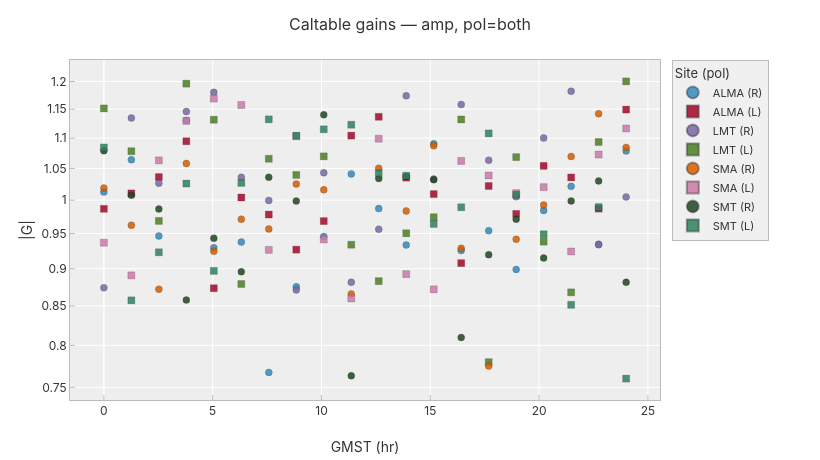

Here is the notebook cell this chart was saved with:
### Markdown cell above
## `plot_gains` — needs a Caltable

`sample.uvfits` has no caltable attached, so we synthesise a tiny fake one. For a real demo, replace this with a Caltable from `self_cal(obs, im, caltable=True)`.

`pol='both'` draws R and L as separate traces per site — R uses circles, L uses squares, so they stay separable even within the same colour.

### Code cell
import numpy as np
from ehtim.caltable import Caltable

eht = eh.array.load_txt('../arrays/EHT2017.txt')
demo_sites = ['ALMA', 'LMT', 'SMA', 'SMT']
rng = np.random.default_rng(0)
times = np.linspace(0.0, 24.0, 20)
datadict = {
    s: np.array(
        [(t, 1.0 + 0.1*rng.standard_normal() + 0j,
              1.0 + 0.1*rng.standard_normal() + 0j) for t in times],
        dtype=[('time','f8'),('rscale','c16'),('lscale','c16')]
    ) for s in demo_sites
}
ct = Caltable(ra=0.0, dec=0.0, rf=230e9, bw=4e9, datadict=datadict,
              tarr=eht.tarr, source='demo', mjd=58000, timetype='GMST')

interactive.plot_gains(ct, sites='all', gain_type='amp', pol='both', show=False)

### Figure 1 — Plotly figure (JSON) as saved in the notebook; plotly's stock layout.template omitted (floating-point values rounded to 4 significant figures)
{"data": [{"customdata": [["ALMA", "R", 1.013, 0], ["ALMA", "R", 1.064, 0], ["ALMA", "R", 0.9464, 0], ["ALMA", "R", 1.13, 0], ["ALMA", "R", 0.9296, 0], ["ALMA", "R", 0.9377, 0], ["ALMA", "R", 0.7675, 0], ["ALMA", "R", 0.8754, 0], ["ALMA", "R", 0.9456, 0], ["ALMA", "R", 1.041, 0], ["ALMA", "R", 0.9871, 0], ["ALMA", "R", 0.9335, 0], ["ALMA", "R", 1.09, 0], ["ALMA", "R", 0.9257, 0], ["ALMA", "R", 0.9542, 0], ["ALMA", "R", 0.899, 0], ["ALMA", "R", 0.9841, 0], ["ALMA", "R", 1.021, 0], ["ALMA", "R", 0.9346, 0], ["ALMA", "R", 1.078, 0]], "hovertemplate": "<b>%{customdata[0]} (%{customdata[1]})</b><br>GMST: %{x:.3f} hr<br>amp: %{y:.4g}<br>Re/Im: %{customdata[2]:.3g} + %{customdata[3]:.3g}i<extra></extra>", "marker": {"line": {"color": "rgba(0,0,0,0.4)", "width": 0.5}, "opacity": 0.85, "size": 7, "symbol": "circle"}, "mode": "markers", "name": "ALMA (R)", "type": "scatter", "x": [0.0, 1.263, 2.526, 3.789, 5.053, 6.316, 7.579, 8.842, 10.11, 11.37, 12.63, 13.89, 15.16, 16.42, 17.68, 18.95, 20.21, 21.47, 22.74, 24.0], "y": [1.013, 1.064, 0.9464, 1.13, 0.9296, 0.9377, 0.7675, 0.8754, 0.9456, 1.041, 0.9871, 0.9335, 1.09, 0.9257, 0.9542, 0.899, 0.9841, 1.021, 0.9346, 1.078]}, {"customdata": [["ALMA", "L", 0.9868, 0], ["ALMA", "L", 1.01, 0], ["ALMA", "L", 1.036, 0], ["ALMA", "L", 1.095, 0], ["ALMA", "L", 0.8735, 0], ["ALMA", "L", 1.004, 0], ["ALMA", "L", 0.9781, 0], ["ALMA", "L", 0.9268, 0], ["ALMA", "L", 0.9684, 0], ["ALMA", "L", 1.104, 0], ["ALMA", "L", 1.137, 0], ["ALMA", "L", 1.035, 0], ["ALMA", "L", 1.009, 0], ["ALMA", "L", 0.9078, 0], ["ALMA", "L", 1.022, 0], ["ALMA", "L", 0.9791, 0], ["ALMA", "L", 1.054, 0], ["ALMA", "L", 1.036, 0], ["ALMA", "L", 0.987, 0], ["ALMA", "L", 1.149, 0]], "hovertemplate": "<b>%{customdata[0]} (%{customdata[1]})</b><br>GMST: %{x:.3f} hr<br>amp: %{y:.4g}<br>Re/Im: %{customdata[2]:.3g} + %{customdata[3]:.3g}i<extra></extra>", "marker": {"line": {"color": "rgba(0,0,0,0.4)", "width": 0.5}, "opacity": 0.85, "size": 7, "symbol": "square"}, "mode": "markers", "name": "ALMA (L)", "type": "scatter", "x": [0.0, 1.263, 2.526, 3.789, 5.053, 6.316, 7.579, 8.842, 10.11, 11.37, 12.63, 13.89, 15.16, 16.42, 17.68, 18.95, 20.21, 21.47, 22.74, 24.0], "y": [0.9868, 1.01, 1.036, 1.095, 0.8735, 1.004, 0.9781, 0.9268, 0.9684, 1.104, 1.137, 1.035, 1.009, 0.9078, 1.022, 0.9791, 1.054, 1.036, 0.987, 1.149]}, {"customdata": [["LMT", "R", 0.8741, 0], ["LMT", "R", 1.135, 0], ["LMT", "R", 1.026, 0], ["LMT", "R", 1.146, 0], ["LMT", "R", 1.18, 0], ["LMT", "R", 1.036, 0], ["LMT", "R", 0.9996, 0], ["LMT", "R", 0.8712, 0], ["LMT", "R", 1.043, 0], ["LMT", "R", 0.8816, 0], ["LMT", "R", 0.9564, 0], ["LMT", "R", 1.174, 0], ["LMT", "R", 1.033, 0], ["LMT", "R", 1.158, 0], ["LMT", "R", 1.063, 0], ["LMT", "R", 1.005, 0], ["LMT", "R", 1.1, 0], ["LMT", "R", 1.182, 0], ["LMT", "R", 0.9338, 0], ["LMT", "R", 1.005, 0]], "hovertemplate": "<b>%{customdata[0]} (%{customdata[1]})</b><br>GMST: %{x:.3f} hr<br>amp: %{y:.4g}<br>Re/Im: %{customdata[2]:.3g} + %{customdata[3]:.3g}i<extra></extra>", "marker": {"line": {"color": "rgba(0,0,0,0.4)", "width": 0.5}, "opacity": 0.85, "size": 7, "symbol": "circle"}, "mode": "markers", "name": "LMT (R)", "type": "scatter", "x": [0.0, 1.263, 2.526, 3.789, 5.053, 6.316, 7.579, 8.842, 10.11, 11.37, 12.63, 13.89, 15.16, 16.42, 17.68, 18.95, 20.21, 21.47, 22.74, 24.0], "y": [0.8741, 1.135, 1.026, 1.146, 1.18, 1.036, 0.9996, 0.8712, 1.043, 0.8816, 0.9564, 1.174, 1.033, 1.158, 1.063, 1.005, 1.1, 1.182, 0.9338, 1.005]}, {"customdata": [["LMT", "L", 1.151, 0], ["LMT", "L", 1.078, 0], ["LMT", "L", 0.9686, 0], ["LMT", "L", 1.196, 0], ["LMT", "L", 1.132, 0], ["LMT", "L", 0.8792, 0], ["LMT", "L", 1.066, 0], ["LMT", "L", 1.04, 0], ["LMT", "L", 1.07, 0], ["LMT", "L", 0.9338, 0], ["LMT", "L", 0.883, 0], ["LMT", "L", 0.9504, 0], ["LMT", "L", 0.9741, 0], ["LMT", "L", 1.132, 0], ["LMT", "L", 0.7796, 0], ["LMT", "L", 1.068, 0], ["LMT", "L", 0.9382, 0], ["LMT", "L", 0.868, 0], ["LMT", "L", 1.094, 0], ["LMT", "L", 1.2, 0]], "hovertemplate": "<b>%{customdata[0]} (%{customdata[1]})</b><br>GMST: %{x:.3f} hr<br>amp: %{y:.4g}<br>Re/Im: %{customdata[2]:.3g} + %{customdata[3]:.3g}i<extra></extra>", "marker": {"line": {"color": "rgba(0,0,0,0.4)", "width": 0.5}, "opacity": 0.85, "size": 7, "symbol": "square"}, "mode": "markers", "name": "LMT (L)", "type": "scatter", "x": [0.0, 1.263, 2.526, 3.789, 5.053, 6.316, 7.579, 8.842, 10.11, 11.37, 12.63, 13.89, 15.16, 16.42, 17.68, 18.95, 20.21, 21.47, 22.74, 24.0], "y": [1.151, 1.078, 0.9686, 1.196, 1.132, 0.8792, 1.066, 1.04, 1.07, 0.9338, 0.883, 0.9504, 0.9741, 1.132, 0.7796, 1.068, 0.9382, 0.868, 1.094, 1.2]}, {"customdata": [["SMA", "R", 1.019, 0], ["SMA", "R", 0.9622, 0], ["SMA", "R", 0.8722, 0], ["SMA", "R", 1.058, 0], ["SMA", "R", 0.9245, 0], ["SMA", "R", 0.9713, 0], ["SMA", "R", 0.9567, 0], ["SMA", "R", 1.025, 0], ["SMA", "R", 1.016, 0], ["SMA", "R", 0.8659, 0], ["SMA", "R", 1.05, 0], ["SMA", "R", 0.9836, 0], ["SMA", "R", 1.087, 0], ["SMA", "R", 0.9287, 0], ["SMA", "R", 0.775, 0], ["SMA", "R", 0.9418, 0], ["SMA", "R", 0.9924, 0], ["SMA", "R", 1.069, 0], ["SMA", "R", 1.142, 0], ["SMA", "R", 1.084, 0]], "hovertemplate": "<b>%{customdata[0]} (%{customdata[1]})</b><br>GMST: %{x:.3f} hr<br>amp: %{y:.4g}<br>Re/Im: %{customdata[2]:.3g} + %{customdata[3]:.3g}i<extra></extra>", "marker": {"line": {"color": "rgba(0,0,0,0.4)", "width": 0.5}, "opacity": 0.85, "size": 7, "symbol": "circle"}, "mode": "markers", "name": "SMA (R)", "type": "scatter", "x": [0.0, 1.263, 2.526, 3.789, 5.053, 6.316, 7.579, 8.842, 10.11, 11.37, 12.63, 13.89, 15.16, 16.42, 17.68, 18.95, 20.21, 21.47, 22.74, 24.0], "y": [1.019, 0.9622, 0.8722, 1.058, 0.9245, 0.9713, 0.9567, 1.025, 1.016, 0.8659, 1.05, 0.9836, 1.087, 0.9287, 0.775, 0.9418, 0.9924, 1.069, 1.142, 1.084]}, {"customdata": [["SMA", "L", 0.9367, 0], ["SMA", "L", 0.8909, 0], ["SMA", "L", 1.063, 0], ["SMA", "L", 1.129, 0], ["SMA", "L", 1.169, 0], ["SMA", "L", 1.157, 0], ["SMA", "L", 0.9265, 0], ["SMA", "L", 1.103, 0], ["SMA", "L", 0.9414, 0], ["SMA", "L", 0.8598, 0], ["SMA", "L", 1.099, 0], ["SMA", "L", 0.8926, 0], ["SMA", "L", 0.872, 0], ["SMA", "L", 1.062, 0], ["SMA", "L", 1.039, 0], ["SMA", "L", 1.011, 0], ["SMA", "L", 1.02, 0], ["SMA", "L", 0.9242, 0], ["SMA", "L", 1.073, 0], ["SMA", "L", 1.116, 0]], "hovertemplate": "<b>%{customdata[0]} (%{customdata[1]})</b><br>GMST: %{x:.3f} hr<br>amp: %{y:.4g}<br>Re/Im: %{customdata[2]:.3g} + %{customdata[3]:.3g}i<extra></extra>", "marker": {"line": {"color": "rgba(0,0,0,0.4)", "width": 0.5}, "opacity": 0.85, "size": 7, "symbol": "square"}, "mode": "markers", "name": "SMA (L)", "type": "scatter", "x": [0.0, 1.263, 2.526, 3.789, 5.053, 6.316, 7.579, 8.842, 10.11, 11.37, 12.63, 13.89, 15.16, 16.42, 17.68, 18.95, 20.21, 21.47, 22.74, 24.0], "y": [0.9367, 0.8909, 1.063, 1.129, 1.169, 1.157, 0.9265, 1.103, 0.9414, 0.8598, 1.099, 0.8926, 0.872, 1.062, 1.039, 1.011, 1.02, 0.9242, 1.073, 1.116]}, {"customdata": [["SMT", "R", 1.079, 0], ["SMT", "R", 1.008, 0], ["SMT", "R", 0.9865, 0], ["SMT", "R", 0.8577, 0], ["SMT", "R", 0.9431, 0], ["SMT", "R", 0.8957, 0], ["SMT", "R", 1.036, 0], ["SMT", "R", 0.9986, 0], ["SMT", "R", 1.14, 0], ["SMT", "R", 0.7635, 0], ["SMT", "R", 1.034, 0], ["SMT", "R", 1.037, 0], ["SMT", "R", 1.032, 0], ["SMT", "R", 0.8098, 0], ["SMT", "R", 0.9196, 0], ["SMT", "R", 0.9711, 0], ["SMT", "R", 0.915, 0], ["SMT", "R", 0.9988, 0], ["SMT", "R", 1.03, 0], ["SMT", "R", 0.8814, 0]], "hovertemplate": "<b>%{customdata[0]} (%{customdata[1]})</b><br>GMST: %{x:.3f} hr<br>amp: %{y:.4g}<br>Re/Im: %{customdata[2]:.3g} + %{customdata[3]:.3g}i<extra></extra>", "marker": {"line": {"color": "rgba(0,0,0,0.4)", "width": 0.5}, "opacity": 0.85, "size": 7, "symbol": "circle"}, "mode": "markers", "name": "SMT (R)", "type": "scatter", "x": [0.0, 1.263, 2.526, 3.789, 5.053, 6.316, 7.579, 8.842, 10.11, 11.37, 12.63, 13.89, 15.16, 16.42, 17.68, 18.95, 20.21, 21.47, 22.74, 24.0], "y": [1.079, 1.008, 0.9865, 0.8577, 0.9431, 0.8957, 1.036, 0.9986, 1.14, 0.7635, 1.034, 1.037, 1.032, 0.8098, 0.9196, 0.9711, 0.915, 0.9988, 1.03, 0.8814]}, {"customdata": [["SMT", "L", 1.084, 0], ["SMT", "L", 0.8573, 0], ["SMT", "L", 0.923, 0], ["SMT", "L", 1.026, 0], ["SMT", "L", 0.897, 0], ["SMT", "L", 1.027, 0], ["SMT", "L", 1.132, 0], ["SMT", "L", 1.104, 0], ["SMT", "L", 1.115, 0], ["SMT", "L", 1.123, 0], ["SMT", "L", 1.042, 0], ["SMT", "L", 1.038, 0], ["SMT", "L", 0.9641, 0], ["SMT", "L", 0.9891, 0], ["SMT", "L", 1.108, 0], ["SMT", "L", 1.008, 0], ["SMT", "L", 0.9489, 0], ["SMT", "L", 0.8515, 0], ["SMT", "L", 0.9894, 0], ["SMT", "L", 0.7602, 0]], "hovertemplate": "<b>%{customdata[0]} (%{customdata[1]})</b><br>GMST: %{x:.3f} hr<br>amp: %{y:.4g}<br>Re/Im: %{customdata[2]:.3g} + %{customdata[3]:.3g}i<extra></extra>", "marker": {"line": {"color": "rgba(0,0,0,0.4)", "width": 0.5}, "opacity": 0.85, "size": 7, "symbol": "square"}, "mode": "markers", "name": "SMT (L)", "type": "scatter", "x": [0.0, 1.263, 2.526, 3.789, 5.053, 6.316, 7.579, 8.842, 10.11, 11.37, 12.63, 13.89, 15.16, 16.42, 17.68, 18.95, 20.21, 21.47, 22.74, 24.0], "y": [1.084, 0.8573, 0.923, 1.026, 0.897, 1.027, 1.132, 1.104, 1.115, 1.123, 1.042, 1.038, 0.9641, 0.9891, 1.108, 1.008, 0.9489, 0.8515, 0.9894, 0.7602]}], "layout": {"colorway": ["#348ABD", "#A60628", "#7A68A6", "#4B8022", "#D55E00", "#CC79A7", "#1F471F", "#2C825D"], "font": {"color": "#333333", "family": "Inter, system-ui, -apple-system, BlinkMacSystemFont, \"Segoe UI\", Roboto, sans-serif", "size": 12}, "height": 460, "hovermode": "closest", "legend": {"bgcolor": "rgba(238,238,238,0.85)", "bordercolor": "#bcbcbc", "borderwidth": 1, "font": {"color": "#333333", "size": 11}, "itemsizing": "constant", "orientation": "v", "title": {"text": "Site (pol)"}, "x": 1.02, "xanchor": "left", "y": 1, "yanchor": "top"}, "margin": {"b": 60, "l": 70, "r": 160, "t": 60}, "paper_bgcolor": "#ffffff", "plot_bgcolor": "#eeeeee", "showlegend": true, "title": {"font": {"color": "#333333", "family": "Inter, system-ui, -apple-system, BlinkMacSystemFont, \"Segoe UI\", Roboto, sans-serif", "size": 16}, "text": "Caltable gains — amp, pol=both", "x": 0.5, "xanchor": "center"}, "width": 820, "xaxis": {"gridcolor": "#ffffff", "linecolor": "#bcbcbc", "linewidth": 1, "mirror": true, "showline": true, "tickcolor": "#bcbcbc", "ticks": "inside", "title": {"text": "GMST (hr)"}, "zerolinecolor": "#ffffff", "zerolinewidth": 1.5}, "yaxis": {"gridcolor": "#ffffff", "linecolor": "#bcbcbc", "linewidth": 1, "mirror": true, "showline": true, "tickcolor": "#bcbcbc", "ticks": "inside", "title": {"text": "|G|"}, "type": "log", "zerolinecolor": "#ffffff", "zerolinewidth": 1.5}}}
